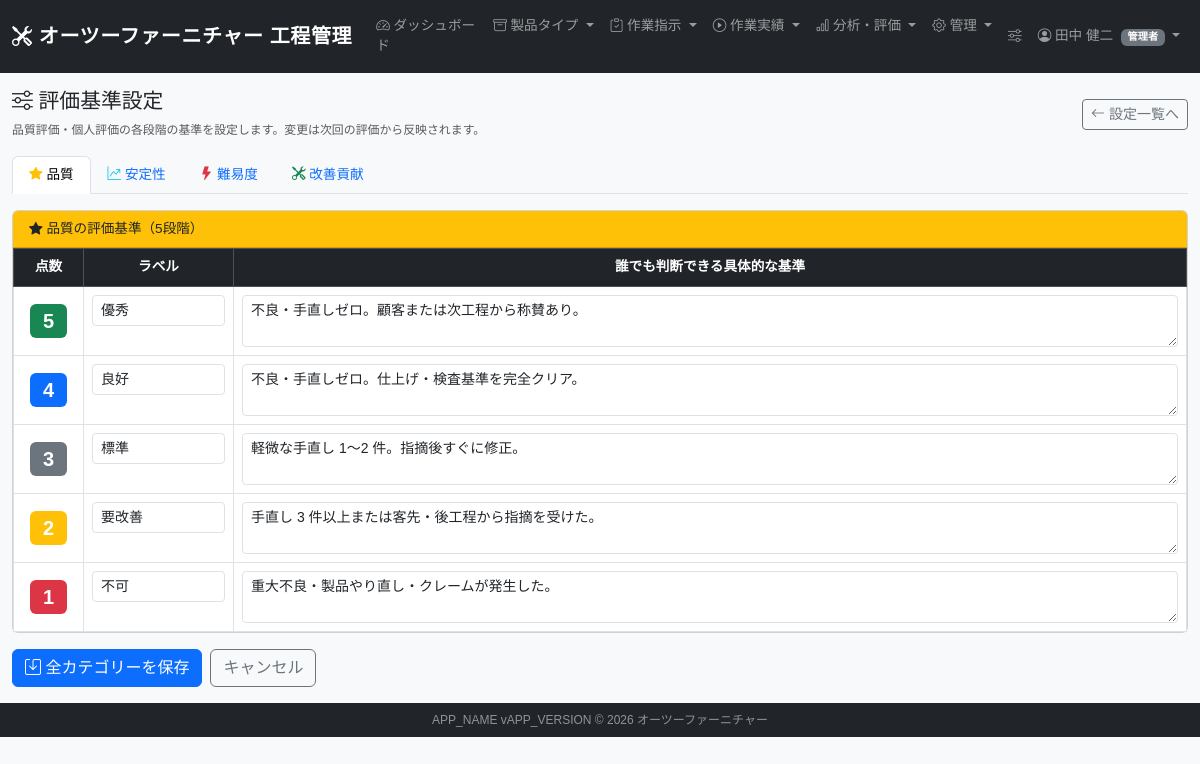
/eval_criteria.php (signed in), run on the app's committed database.
### tables this page shows
CREATE TABLE IF NOT EXISTS eval_criteria (
    id            INT AUTO_INCREMENT PRIMARY KEY,
    category      ENUM('quality','stability','difficulty','improvement') NOT NULL COMMENT '評価カテゴリ',
    score         TINYINT NOT NULL           COMMENT '段階 1〜5',
    label         VARCHAR(50) NOT NULL       COMMENT '段階ラベル（例: 優秀）',
    description   TEXT NOT NULL             COMMENT '誰でも判断できる具体的な基準',
    sort_order    INT DEFAULT 0,
    updated_by    INT NULL,
    updated_at    DATETIME DEFAULT CURRENT_TIMESTAMP ON UPDATE CURRENT_TIMESTAMP,
    UNIQUE KEY uq_ec (category, score)
);

### app/db.php (called while the page is built, shortened)
<?php
function getDB(): PDO {
    static $pdo = null;
    if ($pdo !== null) {
        return $pdo;
    }
    $dsn = sprintf(
        'mysql:host=%s;dbname=%s;charset=%s',
        DB_HOST, DB_NAME, DB_CHARSET
    );
    try {
        $pdo = new PDO($dsn, DB_USER, DB_PASS, [
            PDO::ATTR_ERRMODE            => PDO::ERRMODE_EXCEPTION,
            PDO::ATTR_DEFAULT_FETCH_MODE => PDO::FETCH_ASSOC,
            PDO::ATTR_EMULATE_PREPARES   => false,
        ]);
    } catch (PDOException $e) {
        error_log('[DB接続エラー] ' . $e->getMessage());
        http_response_code(503);
        die('<h1>データベース接続に失敗しました。管理者に連絡してください。</h1>');
    }
    return $pdo;
}
function dbFetchAll(string $sql, array $params = []): array {
    $stmt = getDB()->prepare($sql);
    $stmt->execute($params);
    return $stmt->fetchAll();
}

### app/functions.php (called while the page is built, shortened)
<?php
function h(mixed $str): string {
    return htmlspecialchars((string)($str ?? ''), ENT_QUOTES | ENT_HTML5, 'UTF-8');
}

### public/eval_criteria.php (the view, shortened to what this page needs)
<?php
require_once __DIR__ . '/../app/db.php';
require_once __DIR__ . '/../app/functions.php';
$allCriteria = dbFetchAll("SELECT * FROM eval_criteria ORDER BY category, score DESC");
$byCategory  = [];
foreach ($allCriteria as $row) {
    $byCategory[$row['category']][$row['score']] = $row;
}
$categoryLabels = [
    'quality'     => ['label'=>'品質',     'icon'=>'bi-star-fill',        'color'=>'warning'],
    'stability'   => ['label'=>'安定性',   'icon'=>'bi-graph-up-arrow',   'color'=>'info'],
    'difficulty'  => ['label'=>'難易度',   'icon'=>'bi-lightning-fill',   'color'=>'danger'],
    'improvement' => ['label'=>'改善貢献', 'icon'=>'bi-tools',            'color'=>'success'],
];
$scoreColors = [5=>'success', 4=>'primary', 3=>'secondary', 2=>'warning', 1=>'danger'];
require __DIR__ . '/parts/header.php';
?>
<div class="row mb-3 align-items-center">
  <div class="col">
    <h2><i class="bi bi-sliders"></i> 評価基準設定</h2>
    <p class="text-muted mb-0 small">品質評価・個人評価の各段階の基準を設定します。変更は次回の評価から反映されます。</p>
  </div>
  <div class="col-auto">
    <a href="admin_settings.php" class="btn btn-outline-secondary btn-sm">
      <i class="bi bi-arrow-left"></i> 設定一覧へ
    </a>
  </div>
</div>
<form method="post">
  <ul class="nav nav-tabs mb-3" id="critTabs">
    <?php foreach ($categoryLabels as $cat => $meta): ?>
    <li class="nav-item">
      <button class="nav-link <?= $cat==='quality' ? 'active' : '' ?>"
              type="button" data-bs-toggle="tab" data-bs-target="#tab-<?= $cat ?>">
        <i class="bi <?= $meta['icon'] ?> text-<?= $meta['color'] ?>"></i>
        <?= $meta['label'] ?>
      </button>
    </li>
    <?php endforeach; ?>
  </ul>
  <div class="tab-content">
  <?php foreach ($categoryLabels as $cat => $meta): ?>
    <div class="tab-pane fade <?= $cat==='quality' ? 'show active' : '' ?>" id="tab-<?= $cat ?>">
      <div class="card">
        <div class="card-header bg-<?= $meta['color'] ?> <?= in_array($meta['color'],['warning']) ? 'text-dark' : 'text-white' ?>">
          <i class="bi <?= $meta['icon'] ?>"></i>
          <?= $meta['label'] ?>の評価基準（5段階）
        </div>
        <div class="card-body p-0">
          <table class="table table-bordered mb-0">
            <thead class="table-dark text-center">
              <tr>
                <th style="width:70px">点数</th>
                <th style="width:150px">ラベル</th>
                <th>誰でも判断できる具体的な基準</th>
              </tr>
            </thead>
            <tbody>
            <?php for ($score = 5; $score >= 1; $score--): ?>
              <?php $row = $byCategory[$cat][$score] ?? []; ?>
              <tr>
                <td class="text-center align-middle">
                  <span class="badge bg-<?= $scoreColors[$score] ?> fs-5"><?= $score ?></span>
                </td>
                <td>
                  <input type="text" name="label_<?= $cat ?>_<?= $score ?>"
                         class="form-control form-control-sm"
                         value="<?= h($row['label'] ?? '') ?>"
                         placeholder="例: 優秀" required>
                </td>
                <td>
                  <textarea name="desc_<?= $cat ?>_<?= $score ?>"
                            class="form-control form-control-sm" rows="2"
                            placeholder="誰でも判断できる客観的な基準を書いてください" required><?= h($row['description'] ?? '') ?></textarea>
                </td>
              </tr>
            <?php endfor; ?>
            </tbody>
          </table>
        </div>
      </div>
    </div>
  <?php endforeach; ?>
  </div>
  <div class="mt-3 d-flex gap-2">
    <button type="submit" class="btn btn-primary">
      <i class="bi bi-save"></i> 全カテゴリーを保存
    </button>
    <a href="admin_settings.php" class="btn btn-outline-secondary">キャンセル</a>
  </div>
</form>
<?php require __DIR__ . '/parts/footer.php'; ?>

### public/assets/css/style.css (style rules this page uses)
body { font-family: 'Hiragino Kaku Gothic ProN', 'Meiryo', 'Yu Gothic', sans-serif; font-size: 0.85rem; background-color: #f8f9fa; }
h2 { font-size: 1.3rem; }
.card-header { font-size: 0.85rem; }
.nav-link { font-size: 0.85rem; }

### data on the page
eval_criteria: label "優秀", description "不良・手直しゼロ。顧客または次工程から称賛あり。"
eval_criteria: label "良好", description "不良・手直しゼロ。仕上げ・検査基準を完全クリア。"
eval_criteria: label "標準", description "軽微な手直し 1〜2 件。指摘後すぐに修正。"
eval_criteria: label "要改善", description "手直し 3 件以上または客先・後工程から指摘を受けた。"
eval_criteria: label "不可", description "重大不良・製品やり直し・クレームが発生した。"

### other printed values
$user['name'] "田中 健二"
roleLabel($user['role']) "管理者"
$meta['label'] "品質"
$meta['label'] "安定性"
$meta['label'] "難易度"
$meta['label'] "改善貢献"
APP_NAME "APP_NAME"
APP_VERSION "APP_VERSION"
